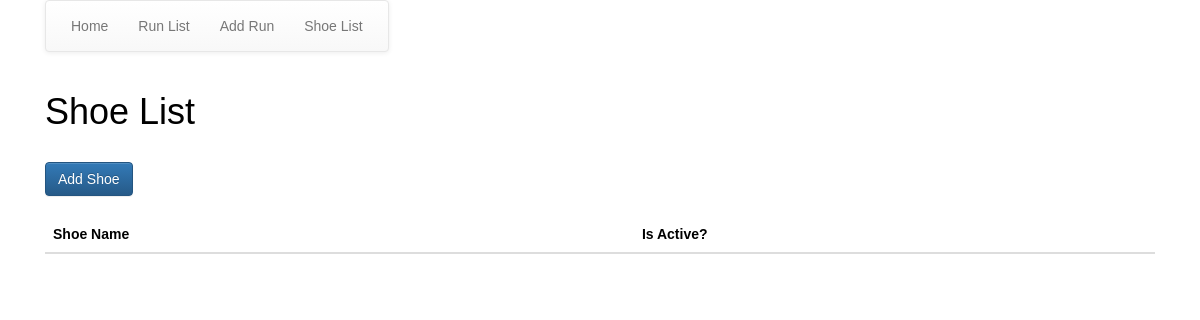
The app's page /run_app/shoe_list/, older data.
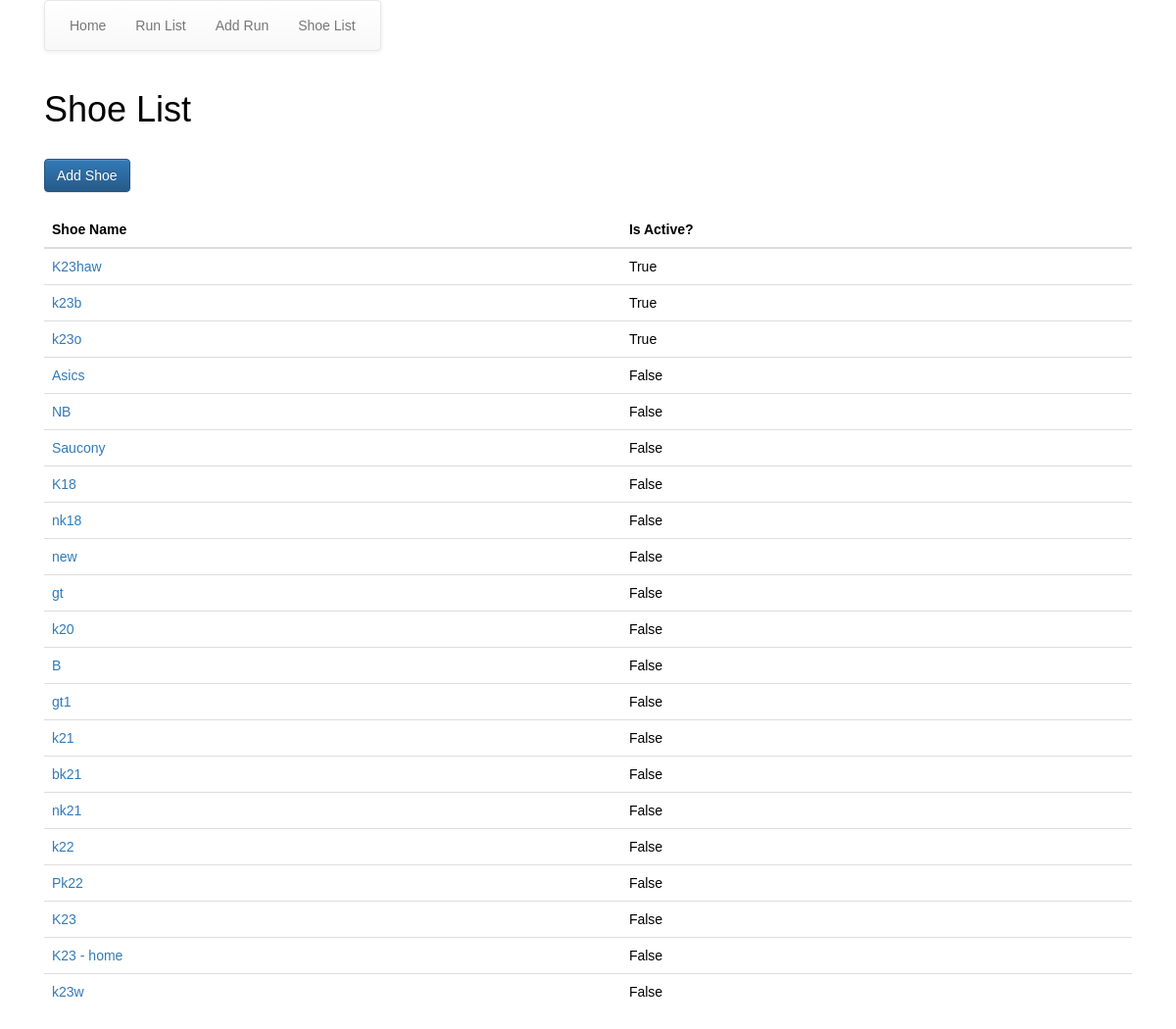
The same page, newer data.
### run_app/models.py (models this page shows, shortened)
class Shoes(models.Model):
    name = models.CharField(max_length=30, unique=True)
    active = models.BooleanField()

### run_app/views.py (the view)
class ShoeListView(ListView):
    model = Shoes
    queryset = Shoes.objects.all().order_by('-active')

### run_app/templates/run_app/shoes_list.html
{%extends "run_app/base.html"%}
{%load staticfiles%}
{%block body_block%}
<h1>Shoe List</h1>
<br>
<a href="{% url 'run_app:add_shoe' %}"> <button class="btn btn-primary">Add Shoe</button></a>
<br>
<br>
<table class="table">
  <thead>
    <th>Shoe Name</th>
    <th>Is Active?</th>
  </thead>
  <tbody>
    {%for shoe in shoes_list%}
    <tr>
      <td><a href='/run_app/update_shoe/{{shoe.id}}/'>{{shoe.name}}</td>
        <td>{{shoe.active}}</td>
    </tr>
    {%endfor%}
  </tbody>
</table>
{%endblock%}

Row changes from the older to the newer data that the page shows:
added Shoes: name "K23haw", active "True"
added Shoes: name "k23b", active "True"
added Shoes: name "k23o", active "True"
added Shoes: name "Asics", active "False"
added Shoes: name "NB", active "False"
added Shoes: name "Saucony", active "False"
added Shoes: name "K18", active "False"
added Shoes: name "nk18", active "False"
added Shoes: name "new", active "False"
added Shoes: name "gt", active "False"
added Shoes: name "k20", active "False"
added Shoes: name "B", active "False"
added Shoes: name "gt1", active "False"
added Shoes: name "k21", active "False"
added Shoes: name "bk21", active "False"
added Shoes: name "nk21", active "False"
added Shoes: name "k22", active "False"
added Shoes: name "Pk22", active "False"
added Shoes: name "K23", active "False"
added Shoes: name "K23 - home", active "False"
added Shoes: name "k23w", active "False"
